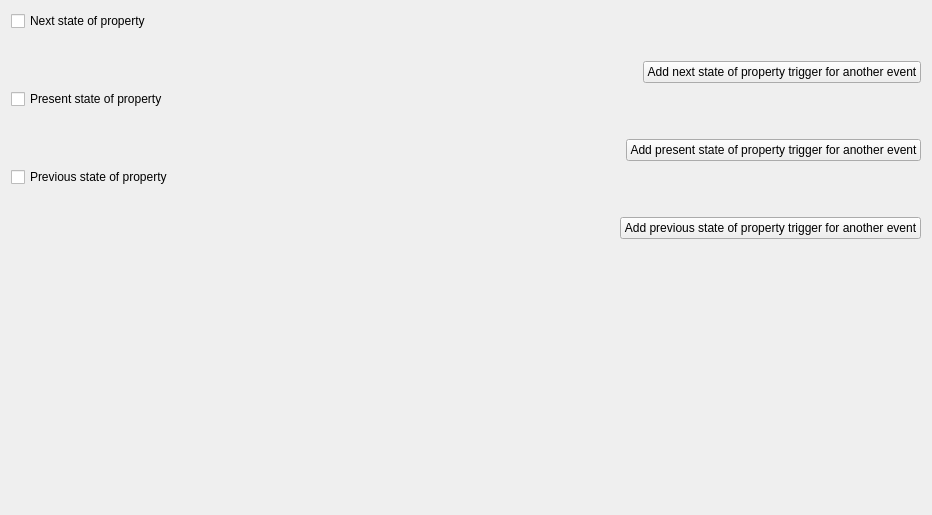
         <widget class="QWidget" name="scrollAreaWidgetContents_11">
          <property name="geometry">
           <rect>
            <x>0</x>
            <y>0</y>
            <width>932</width>
            <height>515</height>
           </rect>
          </property>
          <layout class="QVBoxLayout" name="verticalLayout_65">
           <item>
            <widget class="QCheckBox" name="checkBox_61">
             <property name="text">
              <string>Next state of property</string>
             </property>
            </widget>
           </item>
           <item>
            <widget class="QWidget" name="widget_38" native="true">
             <layout class="QVBoxLayout" name="verticalLayout_66"/>
            </widget>
           </item>
           <item alignment="Qt::AlignmentFlag::AlignRight">
            <widget class="QPushButton" name="pushButton_39">
             <property name="text">
              <string>Add next state of property trigger for another event</string>
             </property>
            </widget>
           </item>
           <item>
            <widget class="QCheckBox" name="checkBox_62">
             <property name="text">
              <string>Present state of property</string>
             </property>
            </widget>
           </item>
           <item>
            <widget class="QWidget" name="widget_39" native="true">
             <layout class="QVBoxLayout" name="verticalLayout_67"/>
            </widget>
           </item>
           <item alignment="Qt::AlignmentFlag::AlignRight">
            <widget class="QPushButton" name="pushButton_40">
             <property name="text">
              <string>Add present state of property trigger for another event</string>
             </property>
            </widget>
           </item>
           <item>
            <widget class="QCheckBox" name="checkBox_63">
             <property name="text">
              <string>Previous state of property</string>
             </property>
            </widget>
           </item>
           <item>
            <widget class="QWidget" name="widget_40" native="true">
             <layout class="QVBoxLayout" name="verticalLayout_68"/>
            </widget>
           </item>
           <item alignment="Qt::AlignmentFlag::AlignRight">
            <widget class="QPushButton" name="pushButton_41">
             <property name="text">
              <string>Add previous state of property trigger for another event</string>
             </property>
            </widget>
           </item>
           <item>
            <spacer name="verticalSpacer_8">
             <property name="orientation">
              <enum>Qt::Orientation::Vertical</enum>
             </property>
             <property name="sizeHint" stdset="0">
              <size>
               <width>20</width>
               <height>40</height>
              </size>
             </property>
            </spacer>
           </item>
          </layout>
         </widget>
